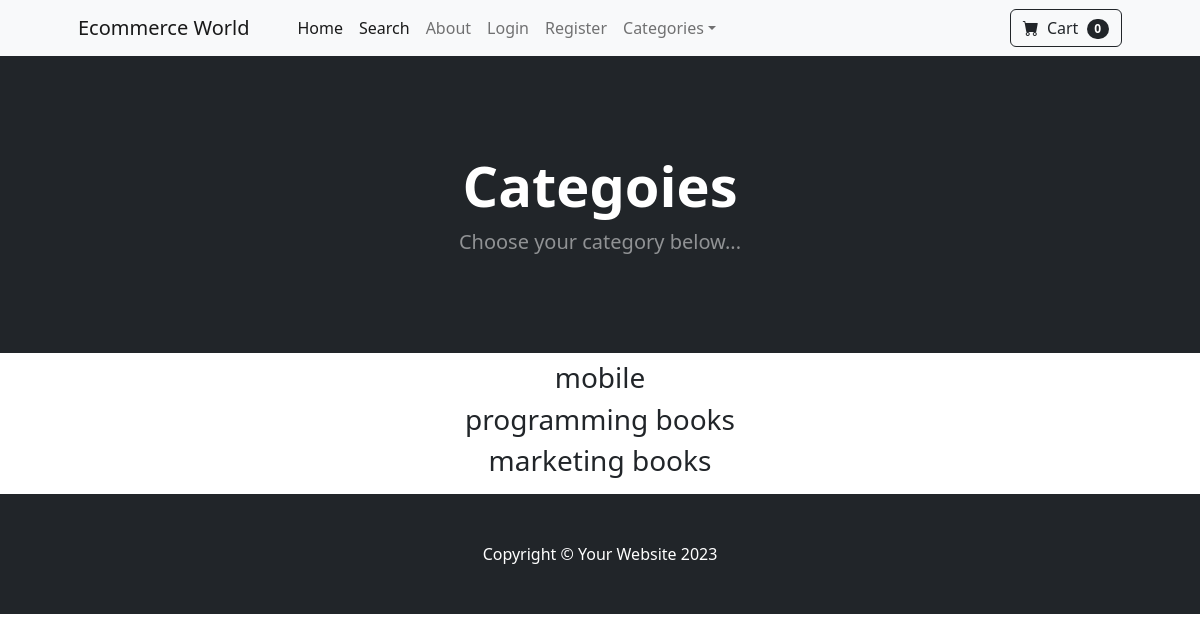
The app's page /category_summary/ with its own data.
### store/models.py (models this page shows)
class Category(models.Model):
    name = models.CharField(max_length=50)
    def __str__(self):
        return self.name
    class Meta:
        verbose_name_plural = 'categories'

### store/views.py (the view)
# urls.py: path('category_summary/', views.category_summary, name='category_summary'),
def category_summary(request):
    categories = Category.objects.all()
    return render(request, 'category_summary.html', {"categories": categories})

### cart/cart.py (called while the page is built)
    def __len__(self):
        return len(self.cart)

### cart/context_processors.py (called while the page is built)
def cart(request):
    return {'cart': Cart(request)}

### store/templates/category_summary.html
{% extends "base.html" %}
{% block content %}
    <header class="bg-dark py-5">
        <div class="container px-4 px-lg-5 my-5">
            <div class="text-center text-white">
                <h1 class="display-4 fw-bolder">Categoies</h1>
                <p class="lead fw-normal text-white-50 mb-0">Choose your category below...</p>
            </div>
        </div>
    </header>
    <div class="container mt-2 mb-2">
        <div class="row">
            <center>
            <div class="col-lg-8 mx-auto">
                {% for category in categories %}
                    <h3><a class="dropdown-item" href="{% url "category" category %}">{{category}}</a></h3>
                {% endfor %}
            </div>
            </center>
        </div>
    </div>
{% endblock %}

### records on screen
Category: name "mobile"
Category: name "programming books"
Category: name "marketing books"

### other values on screen
{{ cart|length }} "0"
